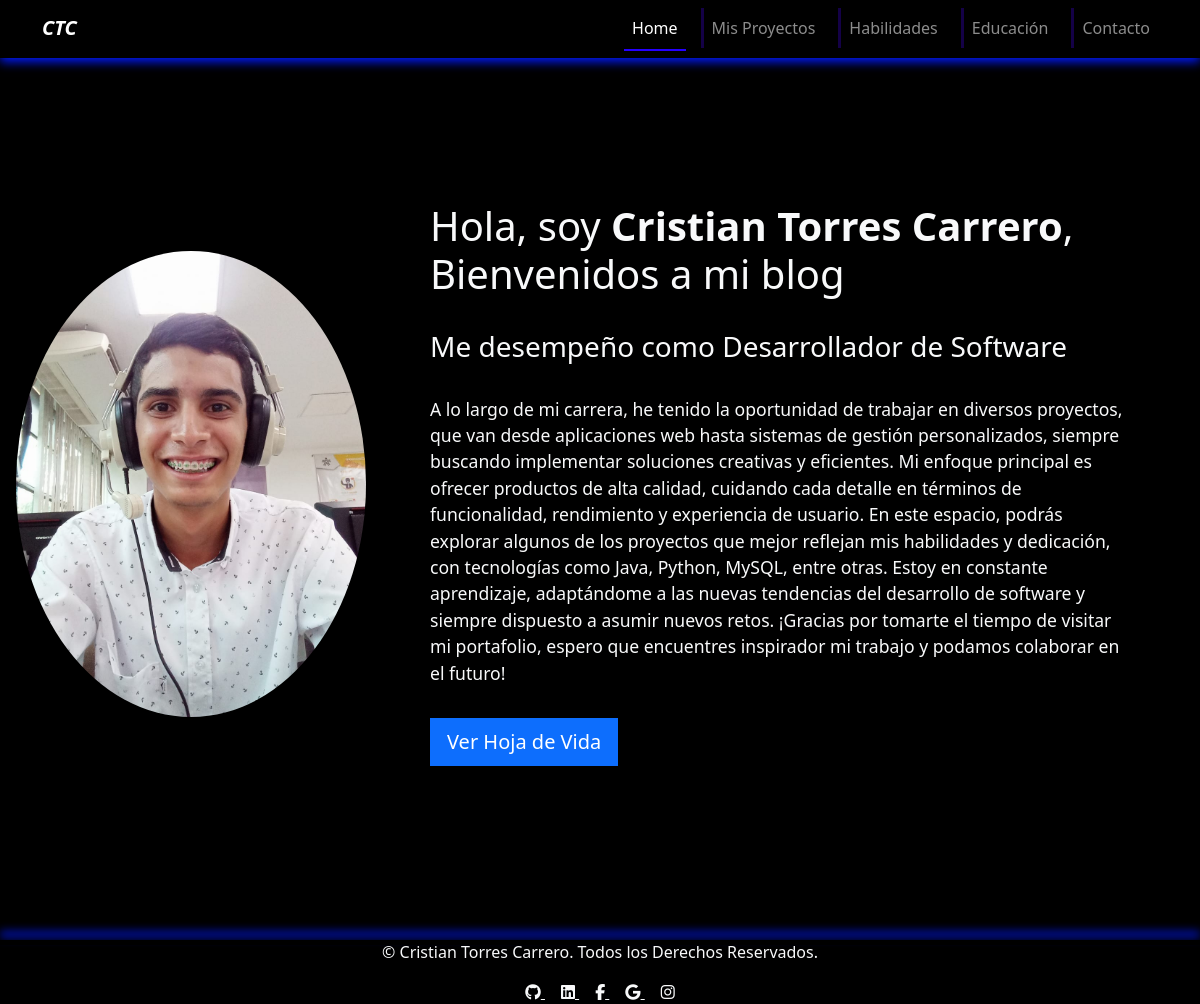
The page / on the database its author committed.
### posts/models.py (models this page shows, shortened)
class Profile(models.Model):
    name = models.CharField(max_length=100)
    role = models.CharField(max_length=100)
    bio = models.TextField()
    image_profile = models.ImageField(upload_to='profile_images/')
    cv_pdf = models.FileField(upload_to='cv_pdfs/')

### posts/views.py (the view)
# urls.py: 2. Add a URL to urlpatterns:  path('', views.home, name='home')
def home(request):
    information = Profile.objects.first()
    return render(request, 'sections/home.html', {'information': information})

### blog/templates/sections/home.html (shortened to what this page needs)
{% extends "sections/base.html" %}
{% block content %}
<header class="row bg-black align-items-center vh-100 m-0">
    <div class="col-md-4 text-center">
        <img src="{{ information.image_profile.url }}" alt="{{ information.name }}"
             class="img-fluid rounded-circle mb-3 animate-img" style="max-width: 350px; height: auto;">
    </div>
    <div class="col-md-8 text-center text-md-start">
        <h1 class="animate-fade-in">Hola, soy <strong>{{ information.name }}</strong>, Bienvenidos a mi blog</h1>
        <br>
        <h3 class="animate-fade-in">Me desempeño como {{ information.role }}</h3>
        <br>
        <p class="animate-fade-in" style="font-size: 1.1rem;">{{ information.bio }}</p>
        <a href="{{ information.cv_pdf.url }}" class="btn btn-primary btn-lg rounded-0 my-3 animate-btn">
            Ver Hoja de Vida
        </a>
    </div>
</header>
{% endblock %}

### blog/templates/sections/base.html (shortened to what this page needs)
{% load static %}
<!DOCTYPE html>
<html lang="es">
<head>
    <link href="https://cdn.jsdelivr.net/npm/bootstrap@5.3.3/dist/css/bootstrap.min.css" rel="stylesheet"
>
    <link rel="stylesheet" href="https://cdnjs.cloudflare.com/ajax/libs/font-awesome/6.5.1/css/all.min.css">
    <link rel="stylesheet" href="{% static 'css/main.css' %}?v=2">
</head>
<body class="bg-black text-light">
    {% include 'navbar.html' %}
    <main class="container p-4">
        {% block content %}{% endblock %}
    </main>
    <footer class="bg-black text-light text-center py-4">
        <div class="footer">
            <p class="mb-0">© Cristian Torres Carrero. Todos los Derechos Reservados.</p>
            <div class="mt-3">
                <a href="https://github.com/tuusuario" target="_blank" class="text-light mx-2">
                    <i class="fab fa-github"></i>
                </a>
                <a href="https://linkedin.com/in/tuusuario" target="_blank" class="text-light mx-2">
                    <i class="fab fa-linkedin"></i>
                </a>
                <a href="https://www.facebook.com/tuusuario" target="_blank" class="text-light mx-2">
                    <i class="fab fa-facebook-f"></i>
                </a>
                <a href="https://www.google.com" target="_blank" class="text-light mx-2">
                    <i class="fab fa-google"></i>
                </a>
                <a href="https://www.instagram.com/tuusuario" target="_blank" class="text-light mx-2">
                    <i class="fab fa-instagram"></i>
                </a>
            </div>
        </div>
    </footer>
</body>
</html>

### blog/templates/navbar.html (shortened to what this page needs)
{% load static %}
<nav class="navbar navbar-expand-lg navbar-dark bg-black">
    <div class="container">
        <a class="navbar-brand fw-bold fst-italic" href="{% url 'home' %}">CTC</a>
        <div class="collapse navbar-collapse" id="navbarNav">
            <ul class="navbar-nav ms-auto">
                <li class="nav-item">
                    <a class="nav-link {% if request.resolver_match.url_name == 'home' %}active{% endif %}" href="{% url 'home' %}">Home</a>
                </li>
                <li class="nav-item">
                    <a class="nav-link {% if request.resolver_match.url_name == 'projects' %}active{% endif %}" href="{% url 'projects' %}">Mis Proyectos</a>
                </li>
                <li class="nav-item">
                    <a class="nav-link {% if request.resolver_match.url_name == 'hability' %}active{% endif %}" href="{% url 'hability' %}">Habilidades</a>
                </li>
                <li class="nav-item">
                    <a class="nav-link {% if request.resolver_match.url_name == 'studies' %}active{% endif %}" href="{% url 'studies' %}">Educación</a>
                </li>
                <li class="nav-item">
                    <a class="nav-link {% if request.resolver_match.url_name == 'contact' %}active{% endif %}" href="{% url 'contact' %}">Contacto</a>
                </li>
            </ul>
        </div>
    </div>
</nav>

### blog/static/css/main.css (style rules this page uses)
header { height: 0px; display: flex; align-items: center; justify-content: center; padding-top: -50px; }
.navbar { animation: fadeIn 2s ease-in-out; box-shadow: 0 4px 10px rgb(0, 25, 253); margin-bottom: 10px; padding-bottom: 10px; }
.col-md-4 img { transform: translateX(-50px); }
.animate-img { animation: scaleIn 2s ease-in-out; }
.animate-fade-in { animation: fadeIn 2s ease-in-out; }
.animate-btn { animation: bounceIn 2s ease-in-out; transition: all 1s ease-in-out; }
.navbar-nav .nav-link { transition: color 0.5s ease-in-out; }
.navbar-nav .nav-link.active { position: relative; }
.navbar-nav .nav-link.active::after { content: ""; position: absolute; left: 0; bottom: -3px; width: 100%; height: 2px; background-color: #2600ff; animation: fadeIn 0.5s ease-in-out; }
.navbar-nav .nav-item:not(:last-child) { border-right: 3px solid rgba(67, 5, 236, 0.3); padding-right: 15px; }
.footer { height: 5px; box-shadow: 0px -8px 10px rgb(0, 25, 253); width: 100%; margin-bottom: 10px; }

### rows shown on the page
Profile: image_profile (placeholder picture), name "Cristian Torres Carrero", role "Desarrollador de Software", bio "A lo largo de mi carrera, he tenido la oportunidad de trabajar en diversos proyectos, que van desde aplicaciones web hasta sistemas de gestión personalizados, siempre buscando implementar soluciones creativas y eficientes. Mi enfoque principal es ofrecer productos de alta calidad, cuidando cada detalle en términos de funcionalidad, rendimiento y experiencia de usuario. En este espacio, podrás explorar algunos de los proyectos que mejor reflejan mis habilidades y dedicación, con tecnologías como Java, Python, MySQL, entre otras. Estoy en constante aprendizaje, adaptándome a las nuevas tendencias del desarrollo de software y siempre dispuesto a asumir nuevos retos. ¡Gracias por tomarte el…"
